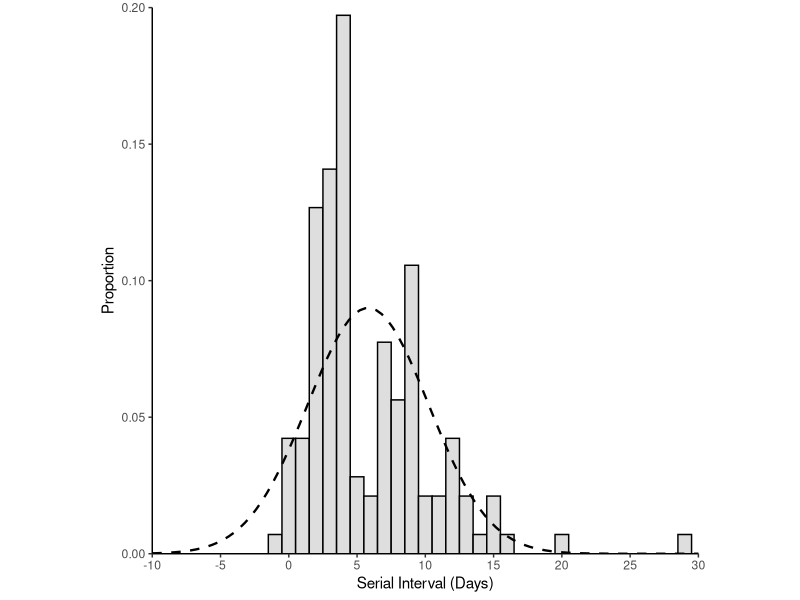
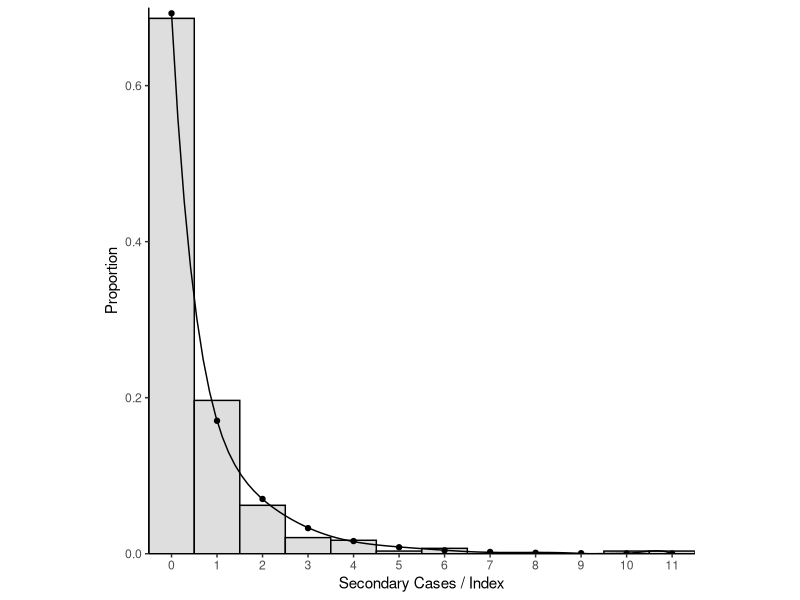

The R source for these figures, in order:
library(tidyverse)
library(fitdistrplus)

#######SERIAL INTERVAL AND OFFSPRING DISTRIBUTION ANALYSIS

transmission_pairs <- read_csv(file = "data/transmission_pairs.csv")

###SERIAL INTERVAL ANALYSIS

#fit normal distribution to serial intervals
nfit <- transmission_pairs %>%
  filter(onset.diff != 'NA') %>%
  pull(onset.diff) %>%
  fitdist(data = ., distr = 'norm')

#fit results
summary(nfit)

#bootstrapped analysis
nfit_boot <- summary(bootdist(nfit))

#Plot serial interval with normal distribution (Figure 2A)
ggplot(data = transmission_pairs) +
  geom_histogram(aes(x = onset.diff, y = ..density..), fill = '#dedede', colour = "black", binwidth = 1) + 
  stat_function(fun = dnorm, args = list(mean = nfit$estimate[[1]], sd = nfit$estimate[[2]]), size = 0.8, linetype = 2) +
  scale_x_continuous("Serial Interval (Days)", limits = c(-10,30), breaks = seq(-10, 30, by =5), expand = c(0,0)) +
  scale_y_continuous("Proportion", expand = c(0,0), limits = c(0,0.20)) +
  theme_classic() +
  theme(aspect.ratio = 1)


####OFFSPRING DISTRIBUTION ANALYSIS
#count number of offspring per individual infector
offspring <- transmission_pairs %>%
  dplyr::select(infector.case) %>%
  group_by(infector.case) %>%
  count() %>%
  arrange(desc(n))

#count number of terminal infectees including sporadic local cases
infectee <- transmission_pairs %>%
  dplyr::select(infector.case, infectee.case) %>%
  gather() %>%
  filter(key == 'infectee.case')

infector <-  transmission_pairs %>%
  dplyr::select(infector.case, infectee.case) %>%
  gather() %>%
  filter(key == 'infector.case')

duplicate <- infector %>%
  left_join(., infectee, by = 'value') %>%
  filter(key.y != 'NA') %>%
  dplyr::select(value) %>%
  distinct()

nterminal_infectees <- infectee %>% 
  dplyr::select(value) %>%
  filter(!value %in% duplicate$value) %>%
  transmute(case.no = as.numeric(value)) %>%
  nrow() + 46 #46 Sporadic Local cases without links additional transmission

#create vector of complete offspring distribution with terminal cases having zero secondary cases
complete_offspringd <- enframe(c(offspring$n, rep(0,nterminal_infectees)))

#fit negative binomial distribution to the final offspring distribution
nbfit <- complete_offspringd %>%
  pull(value) %>%
  fitdist(., distr = 'nbinom')

summary(nbfit)
#bootstrap analysis
nbfit_boot <- summary(bootdist(nbfit))


#calculation of proportion of cases who do not spread to anyone from model
dnbinom(0, size = nbfit$estimate[[1]], mu = nbfit$estimate[[2]])

#plot offspring distribution with negative binomial parameters (Figure 2B)
ggplot() +
  geom_histogram(aes(x=complete_offspringd$value, y = ..density..), fill = "#dedede", colour = "Black", binwidth = 1) +
  geom_point(aes(x = 0:11, y = dnbinom(x = 0:11, size = nbfit$estimate[[1]], mu = nbfit$estimate[[2]])), size = 1.5) +
  stat_smooth(aes(x = 0:11, y = dnbinom(x = 0:11, size = nbfit$estimate[[1]], mu = nbfit$estimate[[2]])), method = 'lm', formula = y ~ poly(x, 9), se = FALSE, size = 0.5, colour = 'black') +
  expand_limits(x = 0, y = 0) +
  scale_x_continuous("Secondary Cases / Index", expand = c(0, 0), breaks = 0:11)  +
  scale_y_continuous("Proportion", limits = c(0,0.7), expand = c(0, 0)) +
  theme_classic() +
  theme(aspect.ratio = 1)


###NEGATIVE BINOMIAL REGRESSION ANALYSISI OF TRANSMISSION PAIRS BY EXPOSURE SETTING
library(MASS)

#Compare family and social setting exposures. 
transmission_pairs %>%
  filter(cluster.risk != "travel",
         cluster.risk != "work") %>%
  group_by(infector.case, cluster.risk) %>%
  count() %>%
  glm.nb(.$n ~ .$cluster.risk, data = .) %>%
  summary()


#Compare work and social setting exposures. 
transmission_pairs %>%
  filter(cluster.risk != "travel",
         cluster.risk != "family") %>%
  group_by(infector.case, cluster.risk) %>%
  count() %>%
  glm.nb(.$n ~ .$cluster.risk, data = .) %>%
  summary()

#compare work and family
transmission_pairs %>%
  filter(cluster.risk != "travel",
         cluster.risk != "social") %>%
  group_by(infector.case, cluster.risk) %>%
  count() %>%
  glm.nb(.$n ~ .$cluster.risk, data = .) %>%
  summary()

#calculate means for resolved pairs
transmission_pairs %>%
  filter(cluster.risk != "travel") %>%
  group_by(infector.case, cluster.risk) %>%
  count() %>%
  ungroup() %>%
  group_by(cluster.risk) %>%
  summarise(n = mean(n))
